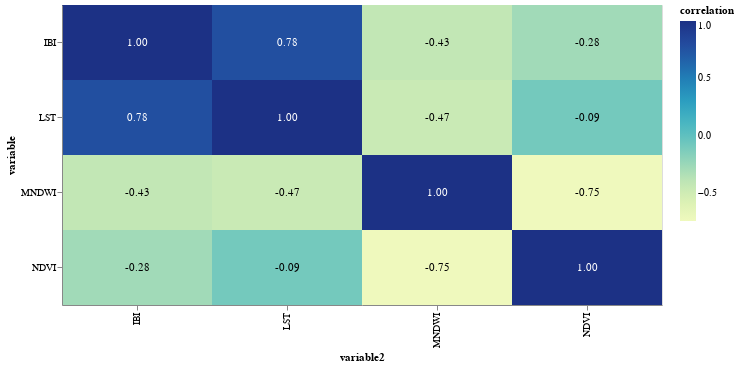

Notebook code cell kept with this figure:
### Code cell
base = alt.Chart(cor_data).encode(
    x='variable2:O',
    y='variable:O'    
)

# Text layer with correlation labels
# Colors are for easier readability
text = base.mark_text().encode(
    text='correlation_label',
    color=alt.condition(
        alt.datum.correlation > 0.5, 
        alt.value('white'),
        alt.value('black')
    )
)

# The correlation heatmap itself
cor_plot = base.mark_rect().encode(
    color='correlation:Q'
).properties(width=600, height=300)

cor_plot + text # The '+' means overlaying the text and rect layer

### Figure 1 — Vega-Lite specification as saved in the notebook (floating-point values rounded to 4 significant figures)
{"config": {"view": {"continuousWidth": 400, "continuousHeight": 300}}, "layer": [{"mark": "rect", "encoding": {"color": {"field": "correlation", "type": "quantitative"}, "x": {"field": "variable2", "type": "ordinal"}, "y": {"field": "variable", "type": "ordinal"}}, "height": 300, "width": 600}, {"mark": "text", "encoding": {"color": {"condition": {"value": "white", "test": "(datum.correlation > 0.5)"}, "value": "black"}, "text": {"field": "correlation_label", "type": "nominal"}, "x": {"field": "variable2", "type": "ordinal"}, "y": {"field": "variable", "type": "ordinal"}}}], "data": {"name": "data-ad7c7988a7668bcc3da6fb4e6ddacfc0"}, "$schema": "https://vega.github.io/schema/vega-lite/v4.17.0.json", "datasets": {"data-ad7c7988a7668bcc3da6fb4e6ddacfc0": [{"variable": "LST", "variable2": "LST", "correlation": 1.0, "correlation_label": "1.00"}, {"variable": "LST", "variable2": "NDVI", "correlation": -0.09411, "correlation_label": "-0.09"}, {"variable": "LST", "variable2": "IBI", "correlation": 0.7772, "correlation_label": "0.78"}, {"variable": "LST", "variable2": "MNDWI", "correlation": -0.4679, "correlation_label": "-0.47"}, {"variable": "NDVI", "variable2": "LST", "correlation": -0.09411, "correlation_label": "-0.09"}, {"variable": "NDVI", "variable2": "NDVI", "correlation": 1.0, "correlation_label": "1.00"}, {"variable": "NDVI", "variable2": "IBI", "correlation": -0.2778, "correlation_label": "-0.28"}, {"variable": "NDVI", "variable2": "MNDWI", "correlation": -0.7463, "correlation_label": "-0.75"}, {"variable": "IBI", "variable2": "LST", "correlation": 0.7772, "correlation_label": "0.78"}, {"variable": "IBI", "variable2": "NDVI", "correlation": -0.2778, "correlation_label": "-0.28"}, {"variable": "IBI", "variable2": "IBI", "correlation": 1.0, "correlation_label": "1.00"}, {"variable": "IBI", "variable2": "MNDWI", "correlation": -0.4271, "correlation_label": "-0.43"}, {"variable": "MNDWI", "variable2": "LST", "correlation": -0.4679, "correlation_label": "-0.47"}, {"variable": "MNDWI", "variable2": "NDVI", "correlation": -0.7463, "correlation_label": "-0.75"}, {"variable": "MNDWI", "variable2": "IBI", "correlation": -0.4271, "correlation_label": "-0.43"}, {"variable": "MNDWI", "variable2": "MNDWI", "correlation": 1.0, "correlation_label": "1.00"}]}}
